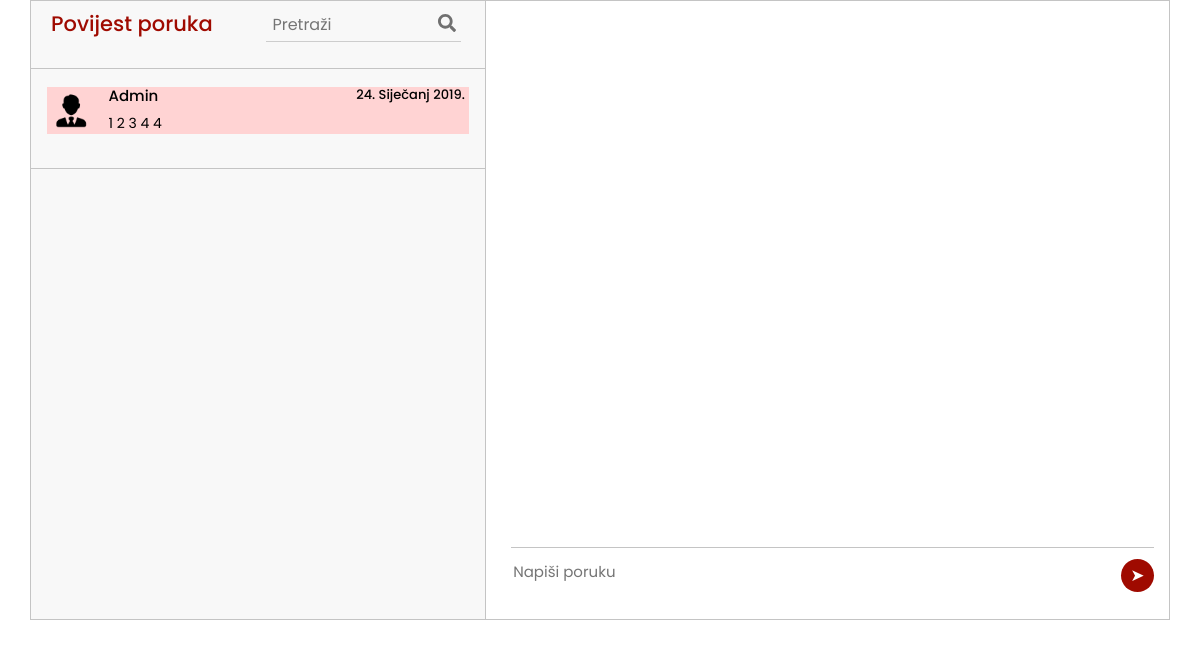
Before: /user_history.php?username=katarina (signed in) with the older database file.
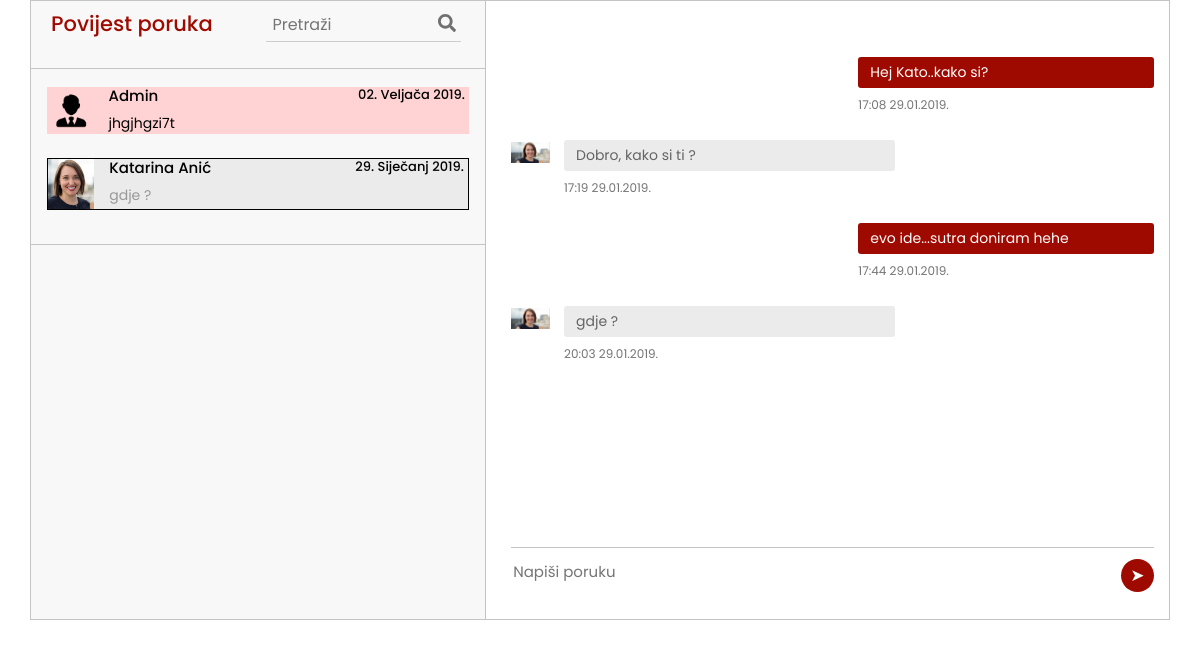
After: the same page with the newer database file.
### tables this page shows
CREATE TABLE `obavijesti` (
  `id_obavijesti` int(11) NOT NULL,
  `OIBdonora` double NOT NULL,
  `ID_posiljatelja` double UNSIGNED NOT NULL,
  `tekst_obav` varchar(1000) NOT NULL,
  `datum_obav` datetime NOT NULL,
  `procitano` int(11) NOT NULL
);

CREATE TABLE `donor` (
  `OIB_donora` double UNSIGNED NOT NULL,
  `krvna_grupa_don` varchar(100) NOT NULL,
  `ime_prezime_donora` varchar(45) NOT NULL,
  `datum_rodenja` date NOT NULL,
  `prebivaliste` varchar(45) NOT NULL,
  `postanski_broj` int(10) UNSIGNED NOT NULL,
  `broj_mobitela` int(10) UNSIGNED NOT NULL,
  `mail_donora` varchar(45) DEFAULT NULL,
  `spol` varchar(2) NOT NULL,
  `adresa_donora` varchar(45) DEFAULT NULL,
  `username` varchar(100) NOT NULL,
  `password` varchar(10) DEFAULT NULL,
  `br_donacija` int(11) DEFAULT NULL,
  `image` varchar(300) NOT NULL
);

### user_history.php (the view, shortened to what the changed rows need)
<?php
require_once "functions.php";
mysqli_set_charset($conn,"utf8");
echo '
<html>
<head>
    <meta charset="utf-8">
    <meta name="viewport" content="width=device-width, initial-scale=1">
    <title>BloodBank</title>
    <link rel="stylesheet" href="https://maxcdn.bootstrapcdn.com/bootstrap/4.0.0/css/bootstrap.min.css">
    <script src="https://ajax.googleapis.com/ajax/libs/jquery/3.3.1/jquery.min.js"></script>
    <script src="https://cdnjs.cloudflare.com/ajax/libs/popper.js/1.12.9/umd/popper.min.js"></script>
    <script src="https://maxcdn.bootstrapcdn.com/bootstrap/4.0.0/js/bootstrap.min.js"></script>
    <script src="https://use.fontawesome.com/releases/v5.0.8/js/all.js"></script>
    <link href="style.css" rel="stylesheet">
    <link href="donorstyle.css" rel="stylesheet">
    <script src="//maxcdn.bootstrapcdn.com/bootstrap/4.1.1/js/bootstrap.min.js"></script>
    <script src="//cdnjs.cloudflare.com/ajax/libs/jquery/3.2.1/jquery.min.js"></script>
    <link href="https://cdnjs.cloudflare.com/ajax/libs/font-awesome/4.7.0/css/font-awesome.css" type="text/css" rel="stylesheet">
    <link href="tmp.css" rel="stylesheet">
</head>
</head>
<body>';
$OIB = $_SESSION['id'];
$username = $_GET['username'];
$prijatelj = "SELECT *from donor where username = '$username'";
$run2 = mysqli_query($conn, $prijatelj);
$result2 = $run2 or die ("Failed to query database". mysqli_error($conn));
$row2 = mysqli_fetch_array($result2);
$OIB_frenda = $row2['OIB_donora'];
$frend_image = $row2['image'];
$sql_zadnja_admin = "SELECT * from obavijesti WHERE OIBdonora='$OIB' and ID_posiljatelja ='1' order by datum_obav DESC LIMIT 1";
$run_zadnja_admin = mysqli_query($conn, $sql_zadnja_admin);
$result_zadnja_admin =  $run_zadnja_admin or die ("Failed to query database". mysqli_error($conn));
$row_zadnja_admin = mysqli_fetch_array($result_zadnja_admin);
if(mysqli_num_rows($result_zadnja_admin) == 0){
    $zadnji_datum_admin = "";
    $zadnja_poruka_admin = "Trenutno nema poruka";
    $stanje_admin = "1";
}
else{
    $zadnji_datum_admin = $row_zadnja_admin['datum_obav'];
    $zadnja_poruka_admin = $row_zadnja_admin['tekst_obav'];
    $stanje_admin = $row_zadnja_admin['procitano'];
}
$sql_korisnici = "SELECT * from obavijesti where OIBdonora ='$OIB' and ID_posiljatelja!='1' group by ID_posiljatelja order by datum_obav";
$run_korisnici = mysqli_query($conn, $sql_korisnici);
$result_korisnici = $run_korisnici or die ("Failed to query database". mysqli_error($conn));
$d = $zadnji_datum_admin;
$day = date("d", strtotime($d));
$month = date("m", strtotime($d));
$year = date("Y", strtotime($d));
if($month == 1) $mjesec = "Siječanj";
if($month == 2) $mjesec = "Veljača";
if($stanje_admin == 0) {
echo '
<div class="container" id="sve" onload="myFunction();">
<div class="messaging">
      <div class="inbox_msg">
        <div class="inbox_people">
          <div class="headind_srch">
            <div class="recent_heading">
              <h4 style="color:#9F0A00;">Povijest poruka</h4>
            </div>
            <div class="srch_bar">
              <div class="stylish-input-group">
                <form action="user_search.php" method="POST">
                    <input type="text" class="search-bar" name="search_uvjet"  placeholder="Pretraži" >
                    <span class="input-group-addon">
                    <button type="button"> <i class="fa fa-search" aria-hidden="true"></i> </button>
                </form>
                </span> </div>
            </div>
          </div>
          <div class="inbox_chat">
            <div class="chat_list">
                <a href="admin_history.php">
                <div style="background-color:#FFD3D3" class="chat_people">
                    <div class="chat_img"> <img src="donori/admin.png"> </div>
                    <div class="chat_ib">
                      <h5>Admin <span class="chat_date">'.$day.'. '.$mjesec.' '.$year.'.</span></h5>
                      <p style="color:black;">'.$zadnja_poruka_admin.'</p>
                    </div>
                </div>
                </a><br>';
}
while($row = mysqli_fetch_array($result_korisnici)){
    $OIB_prijatelja = $row['ID_posiljatelja'];
    $prijatelj = "SELECT * from donor where OIB_donora = '$OIB_prijatelja'";
    $run_prijatelj = mysqli_query($conn, $prijatelj);
    $result2 = $run_prijatelj or die ("Failed to query database". mysqli_error($conn));
    $row_prijatelj = mysqli_fetch_array($result2);
    $username_prijatelja = $row_prijatelj['username'];
    $sql_zadnja = "SELECT * from obavijesti WHERE (OIBdonora = '$OIB' AND ID_posiljatelja = '$OIB_prijatelja') OR (OIBdonora = '$OIB_prijatelja' AND ID_posiljatelja ='$OIB') order by datum_obav DESC LIMIT 1";
    $run_zadnja = mysqli_query($conn, $sql_zadnja);
    $result_zadnja = $run_zadnja or die ("Failed to query database". mysqli_error($conn));
    $row_zadnja = mysqli_fetch_array($result_zadnja);
    $d = $row_zadnja['datum_obav'];
    $day = date("d", strtotime($d));
    $month = date("m", strtotime($d));
    $year = date("Y", strtotime($d));
    if($month == 1) $mjesec = "Siječanj";
     if($username_prijatelja == $username) {
        echo '
        <a class="a" href="user_history.php?username='.urlencode($username_prijatelja).'">
            <div style="border-style:solid; border-color:black; border-width: thin; background:#ebebeb;" class="chat_people">
                <div class="chat_img"> <img style="width:50px; height:50px; object-fit:cover;" src="donori/'.$row_prijatelj['image'].'"> </div>
                <div class="chat_ib">
                  <h5>'.$row_prijatelj['ime_prezime_donora'].'<span class="chat_date">'.$day.'. '.$mjesec.' '.$year.'.</span></h5>
                  <p>'.$row_zadnja['tekst_obav'].'</p>
                </div>
            </div>
        </a><br>
        ';
     }
}
echo '
            </div>
          </div>
        </div>
        <div class="mesgs">
            <div class="msg_history">';
$poruke = "SELECT * from obavijesti WHERE (OIBdonora = '$OIB' AND ID_posiljatelja = '$OIB_frenda') OR (OIBdonora = '$OIB_frenda' AND ID_posiljatelja ='$OIB')";
$run_poruke = mysqli_query($conn, $poruke);
$result_poruke = $run_poruke or die ("Failed to query database". mysqli_error($conn));
while($row_poruke = mysqli_fetch_array($result_poruke)){
    $dat = $row_poruke['datum_obav'];
    $hour = date("H", strtotime($dat));
    $min = date("i", strtotime($dat));
    $day = date("d", strtotime($dat));
    $month = date("m", strtotime($dat));
    $year = date("Y", strtotime($dat));
    if($row_poruke['ID_posiljatelja'] == $OIB){
        echo '
                <div class="outgoing_msg">
                  <div class="sent_msg">
                    <p style="background-color:#9F0A00;">'.$row_poruke['tekst_obav'].'</p>
                    <span class="time_date"> '.$hour.':'.$min.' '.$day.'.'.$month.'.'.$year.'.</span> </div>
                </div>
                    ';
    }
    else echo '
                <div class="incoming_msg">
                    <div class="incoming_msg_img"> <img src="donori/'.$frend_image.'" alt="sunil"> </div>
                        <div class="received_msg">
                        <div class="received_withd_msg">
                        <p>'.$row_poruke['tekst_obav'].'</p>
                        <span class="time_date"> '.$hour.':'.$min.' '.$day.'.'.$month.'.'.$year.'.</span></div>
                    </div>
                </div>
                ';
}
echo '
          </div>
          <div class="type_msg">
            <div class="input_msg_write">
                <form action="" method="POST">
                  <input type="text" class="write_msgin" placeholder="Napiši poruku" name="poruka"/>
                  <input style="background-color:#9F0A00;" class="msg_send_btn" type="submit" name="posalji_poruku" value="&#10148">
                </form>
           </div>
          </div>
        </div>
      </div>
    </div></div>
    </body>
    </html>';
?>

Changed rows visible on the page:
removed obavijesti: datum_obav "24", datum_obav "Siječanj", datum_obav "2019", tekst_obav "1 2 3 4 4"
added obavijesti: datum_obav "02", datum_obav "Veljača", datum_obav "2019", tekst_obav "jhgjhgzi7t"
added obavijesti: donor.image (picture), donor.ime_prezime_donora "Katarina Anić", obavijesti.datum_obav "29", obavijesti.datum_obav "Siječanj", obavijesti.datum_obav "2019", obavijesti.tekst_obav "gdje ?", tekst_obav "Dobro, kako si ti ?", datum_obav "17", datum_obav "19", datum_obav "29", datum_obav "01", datum_obav "2019"
added obavijesti: tekst_obav "Hej Kato..kako si?", datum_obav "17", datum_obav "08", datum_obav "29", datum_obav "01", datum_obav "2019"
added obavijesti: tekst_obav "evo ide...sutra doniram hehe", datum_obav "17", datum_obav "44", datum_obav "29", datum_obav "01", datum_obav "2019"
added obavijesti: donor.image (picture), tekst_obav "gdje ?", datum_obav "20", datum_obav "03", datum_obav "29", datum_obav "01", datum_obav "2019"
